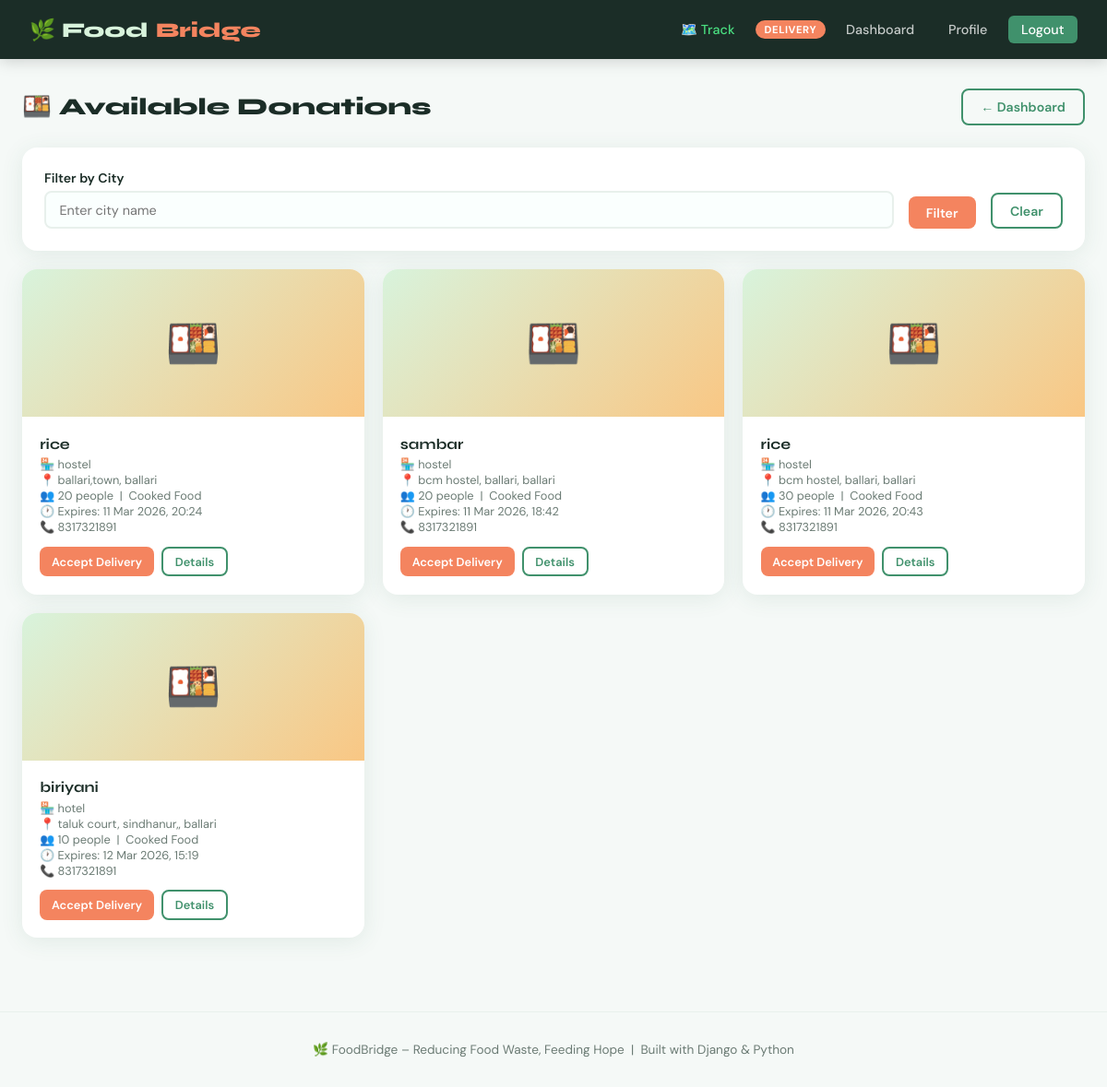
The page /delivery/available/ (signed in) on the database its author committed.
### core/models.py (models this page shows, shortened)
class UserProfile(models.Model):
    ROLE_CHOICES = [
        ('donor', 'Food Donor'),
        ('delivery', 'Delivery Agent'),
        ('receiver', 'Receiver'),
    ]
    user = models.OneToOneField(User, on_delete=models.CASCADE, related_name='profile')
    role = models.CharField(max_length=20, choices=ROLE_CHOICES)
    phone = models.CharField(max_length=15, blank=True)
    address = models.TextField(blank=True)
    city = models.CharField(max_length=100, blank=True)
    pincode = models.CharField(max_length=10, blank=True)
    organization_name = models.CharField(max_length=200, blank=True)
    is_available = models.BooleanField(default=True)
    profile_pic = models.ImageField(upload_to='profiles/', blank=True, null=True)
    created_at = models.DateTimeField(auto_now_add=True)

class FoodDonation(models.Model):
    STATUS_CHOICES = [
        ('available', 'Available'),
        ('assigned', 'Assigned to Delivery'),
        ('in_transit', 'In Transit'),
        ('delivered', 'Delivered'),
        ('expired', 'Expired'),
        ('cancelled', 'Cancelled'),
    ]
    FOOD_TYPE_CHOICES = [
        ('cooked', 'Cooked Food'),
        ('raw', 'Raw Ingredients'),
        ('packaged', 'Packaged Food'),
        ('fruits_vegetables', 'Fruits & Vegetables'),
        ('bakery', 'Bakery Items'),
        ('dairy', 'Dairy Products'),
        ('other', 'Other'),
    ]
    donor = models.ForeignKey(User, on_delete=models.CASCADE, related_name='donations')
    title = models.CharField(max_length=200)
    description = models.TextField()
    food_type = models.CharField(max_length=30, choices=FOOD_TYPE_CHOICES)
    quantity = models.CharField(max_length=100)
    serves_people = models.PositiveIntegerField(default=1)
    cooking_time = models.DateTimeField(null=True, blank=True, help_text="When was the food cooked?")
    expiry_time = models.DateTimeField()
    pickup_address = models.TextField()
    city = models.CharField(max_length=100)
    pincode = models.CharField(max_length=10)
    status = models.CharField(max_length=20, choices=STATUS_CHOICES, default='available')
    food_image = models.ImageField(upload_to='food/', blank=True, null=True)
    created_at = models.DateTimeField(auto_now_add=True)
    updated_at = models.DateTimeField(auto_now=True)
    receiver = models.ForeignKey(User, on_delete=models.SET_NULL, null=True, blank=True,
                                  related_name='received_donations')
    delivery_agent = models.ForeignKey(User, on_delete=models.SET_NULL, null=True, blank=True,
                                        related_name='deliveries')
    class Meta:
        ordering = ['-created_at']

### core/views.py (the view)
# urls.py: path('delivery/available/', views.available_donations, name='available_donations'),
@login_required
def available_donations(request):
    if request.user.profile.role != 'delivery':
        return redirect('dashboard')
    donations = FoodDonation.objects.filter(status='available')
    city_filter = request.GET.get('city', '')
    if city_filter:
        donations = donations.filter(city__icontains=city_filter)
    return render(request, 'core/available_donations.html', {'donations': donations, 'city_filter': city_filter})

### core/templates/core/available_donations.html (shortened to what this page needs)
{% extends 'core/base.html' %}
{% block content %}
<div class="page-header">
    <h1>🍱 Available Donations</h1>
    <a href="{% url 'delivery_dashboard' %}" class="btn btn-outline">← Dashboard</a>
</div>
<div class="card" style="margin-bottom:1.25rem;">
    <form method="get" style="display:flex;gap:1rem;align-items:flex-end;">
        <div class="form-group" style="margin-bottom:0;flex:1;">
            <label>Filter by City</label>
            <input type="text" name="city" value="{{ city_filter }}" placeholder="Enter city name">
        </div>
        <button type="submit" class="btn btn-orange">Filter</button>
        <a href="{% url 'available_donations' %}" class="btn btn-outline">Clear</a>
    </form>
</div>
{% if donations %}
<div class="card-grid card-grid-3">
{% for d in donations %}
<div class="food-card">
    <div class="food-card-img">🍱</div>
    <div class="food-card-body">
        <div class="food-card-title">{{ d.title }}</div>
        <div class="food-card-meta">
            🏪 {{ d.donor.profile.organization_name|default:d.donor.get_full_name }}<br>
            📍 {{ d.pickup_address }}, {{ d.city }}<br>
            👥 {{ d.serves_people }} people &nbsp;|&nbsp; {{ d.get_food_type_display }}<br>
            🕐 Expires: {{ d.expiry_time|date:"d M Y, H:i" }}<br>
            📞 {{ d.donor.profile.phone }}
        </div>
        <div style="display:flex;gap:0.5rem;">
            <a href="{% url 'accept_delivery' d.pk %}" class="btn btn-orange btn-sm">Accept Delivery</a>
            <a href="{% url 'donation_detail' d.pk %}" class="btn btn-outline btn-sm">Details</a>
        </div>
    </div>
</div>
{% endfor %}
</div>
{% endif %}
{% endblock %}

### core/templates/core/base.html (shortened to what this page needs)
<!DOCTYPE html>
<html lang="en">
<head>
</head>
<body>
<nav>
    <a class="nav-brand" href="{% url 'home' %}">🌿 Food<span>Bridge</span></a>
    <div class="nav-links">
        <a href="{% url 'tracker' %}" style="color: #4ade80;">🗺️ Track</a>
        {% if user.is_authenticated %}
            <span class="nav-role-badge">{{ user.profile.role }}</span>
            <a href="{% url 'dashboard' %}">Dashboard</a>
            <a href="{% url 'profile' %}">Profile</a>
            <a href="{% url 'logout' %}" class="btn-nav">Logout</a>
        {% else %}
            <a href="{% url 'login' %}">Login</a>
            <a href="{% url 'register' %}" class="btn-nav">Register</a>
        {% endif %}
    </div>
</nav>
<main>
    {% block content %}{% endblock %}
</main>
<footer>
    🌿 FoodBridge – Reducing Food Waste, Feeding Hope &nbsp;|&nbsp; Built with Django &amp; Python
</footer>
</body>
</html>

### core/templates/core/base.html (style rules this page uses)
:root { --green: #2d6a4f; --green-light: #40916c; --green-pale: #d8f3dc; --orange: #f4845f; --orange-light: #f9c784; --cream: #fefae0; --dark: #1b2d27; --gray: #6b7b74; --white: #ffffff; --shadow: 0 4px 24px rgba(45,106,79,0.10); }
* { margin: 0; padding: 0; box-sizing: border-box; }
body { font-family: 'DM Sans', sans-serif; background: #f5f9f7; color: var(--dark); min-height: 100vh; }
nav { background: var(--dark); padding: 0 2rem; display: flex; align-items: center; justify-content: space-between; height: 64px; position: sticky; top: 0; z-index: 100; box-shadow: 0 2px 16px rgba(0,0,0,0.18); }
.nav-brand { font-family: 'Syne', sans-serif; font-size: 1.4rem; font-weight: 800; color: var(--green-pale); text-decoration: none; display: flex; align-items: center; gap: 0.5rem; }
.nav-brand span { color: var(--orange); }
.nav-links { display: flex; align-items: center; gap: 0.5rem; }
.nav-links a { color: rgba(255,255,255,0.75); text-decoration: none; padding: 0.4rem 0.9rem; border-radius: 6px; font-size: 0.9rem; font-weight: 500; transition: all 0.2s; }
.nav-links a.btn-nav { background: var(--green-light); color: #fff; }
.nav-role-badge { background: var(--orange); color: #fff; font-size: 0.7rem; font-weight: 700; padding: 0.2rem 0.6rem; border-radius: 20px; text-transform: uppercase; letter-spacing: 0.05em; }
main { max-width: 1200px; margin: 0 auto; padding: 2rem 1.5rem; }
.card { background: var(--white); border-radius: 16px; padding: 1.5rem; box-shadow: var(--shadow); }
.card-grid { display: grid; gap: 1.25rem; }
.card-grid-3 { grid-template-columns: repeat(3, 1fr); }
.btn { display: inline-flex; align-items: center; gap: 0.4rem; padding: 0.55rem 1.2rem; border-radius: 8px; font-weight: 600; font-size: 0.88rem; cursor: pointer; border: none; text-decoration: none; transition: all 0.2s; font-family: 'DM Sans', sans-serif; }
.btn-orange { background: var(--orange); color: #fff; }
.btn-outline { background: transparent; border: 2px solid var(--green-light); color: var(--green-light); }
.btn-sm { padding: 0.35rem 0.8rem; font-size: 0.8rem; }
.food-card { background: var(--white); border-radius: 16px; overflow: hidden; box-shadow: var(--shadow); transition: transform 0.2s, box-shadow 0.2s; }
.food-card-img { width: 100%; height: 160px; object-fit: cover; background: linear-gradient(135deg, var(--green-pale), var(--orange-light)); display: flex; align-items: center; justify-content: center; font-size: 3rem; }
.food-card-body { padding: 1.2rem; }
.food-card-title { font-family: 'Syne', sans-serif; font-weight: 700; font-size: 1rem; margin-bottom: 0.3rem; }
.food-card-meta { font-size: 0.8rem; color: var(--gray); margin-bottom: 0.8rem; }
.page-header { display: flex; align-items: center; justify-content: space-between; margin-bottom: 1.5rem; }
.page-header h1 { font-family: 'Syne', sans-serif; font-size: 1.6rem; font-weight: 800; }
.form-group { margin-bottom: 1.1rem; }
.form-group label { display: block; font-weight: 600; font-size: 0.88rem; margin-bottom: 0.35rem; color: var(--dark); }
.form-group input, .form-group select, .form-group textarea { width: 100%; padding: 0.6rem 0.9rem; border: 2px solid #e8f0ec; border-radius: 8px; font-family: 'DM Sans', sans-serif; font-size: 0.9rem; transition: border-color 0.2s; background: #fafffe; }
footer { text-align: center; padding: 2rem; color: var(--gray); font-size: 0.85rem; border-top: 1px solid #e8f0ec; margin-top: 3rem; }

### rows shown on the page
FoodDonation: title "rice", donor.profile.organization_name "hostel", pickup_address "ballari,town", city "ballari", serves_people "20", food_type "Cooked Food", expiry_time "11 Mar 2026, 20:24", donor.profile.phone "8317321891"
FoodDonation: title "sambar", donor.profile.organization_name "hostel", pickup_address "bcm hostel, ballari", city "ballari", serves_people "20", food_type "Cooked Food", expiry_time "11 Mar 2026, 18:42", donor.profile.phone "8317321891"
FoodDonation: title "rice", donor.profile.organization_name "hostel", pickup_address "bcm hostel, ballari", city "ballari", serves_people "30", food_type "Cooked Food", expiry_time "11 Mar 2026, 20:43", donor.profile.phone "8317321891"
FoodDonation: title "biriyani", donor.profile.organization_name "hotel", pickup_address "taluk court, sindhanur,", city "ballari", serves_people "10", food_type "Cooked Food", expiry_time "12 Mar 2026, 15:19", donor.profile.phone "8317321891"

### other values the page prints
{{ user.profile.role }} "DELIVERY"
